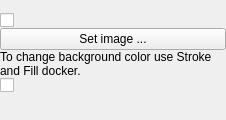
<?xml version="1.0" encoding="UTF-8"?>
<ui version="4.0">
 <class>BackgroundToolWidget</class>
 <widget class="QWidget" name="BackgroundToolWidget">
  <property name="geometry">
   <rect>
    <x>0</x>
    <y>0</y>
    <width>226</width>
    <height>120</height>
   </rect>
  </property>
  <property name="sizePolicy">
   <sizepolicy hsizetype="Preferred" vsizetype="Fixed">
    <horstretch>0</horstretch>
    <verstretch>0</verstretch>
   </sizepolicy>
  </property>
  <property name="maximumSize">
   <size>
    <width>16777215</width>
    <height>120</height>
   </size>
  </property>
  <layout class="QVBoxLayout" name="verticalLayout">
   <property name="spacing">
    <number>0</number>
   </property>
   <property name="margin">
    <number>0</number>
   </property>
   <item>
    <layout class="QVBoxLayout">
     <item>
      <widget class="QCheckBox" name="useMasterBackground"/>
     </item>
     <item>
      <widget class="QPushButton" name="backgroundImage">
       <property name="text">
        <string>Set image ...</string>
       </property>
      </widget>
     </item>
     <item>
      <widget class="QLabel" name="useStrokeAndFillDockerLabel">
       <property name="sizePolicy">
        <sizepolicy hsizetype="Preferred" vsizetype="Fixed">
         <horstretch>0</horstretch>
         <verstretch>0</verstretch>
        </sizepolicy>
       </property>
       <property name="text">
        <string>To change background color use Stroke and Fill docker.</string>
       </property>
       <property name="wordWrap">
        <bool>true</bool>
       </property>
      </widget>
     </item>
     <item>
      <widget class="QCheckBox" name="displayMasterShapes"/>
     </item>
    </layout>
   </item>
   <item>
    <widget class="QWidget" name="SpecialSpacer" native="true">
     <property name="sizePolicy">
      <sizepolicy hsizetype="Preferred" vsizetype="Fixed">
       <horstretch>0</horstretch>
       <verstretch>0</verstretch>
      </sizepolicy>
     </property>
    </widget>
   </item>
  </layout>
 </widget>
 <resources/>
 <connections/>
</ui>
